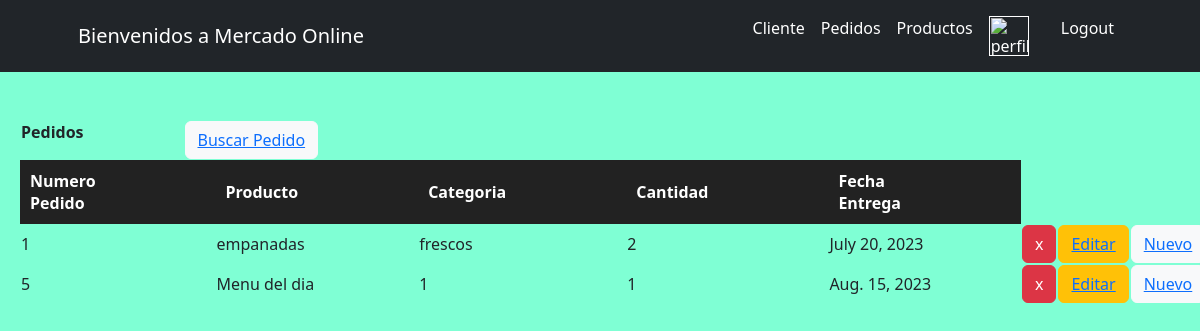
/MercadoApp/Pedidos/, run on an earlier commit of the app's database.
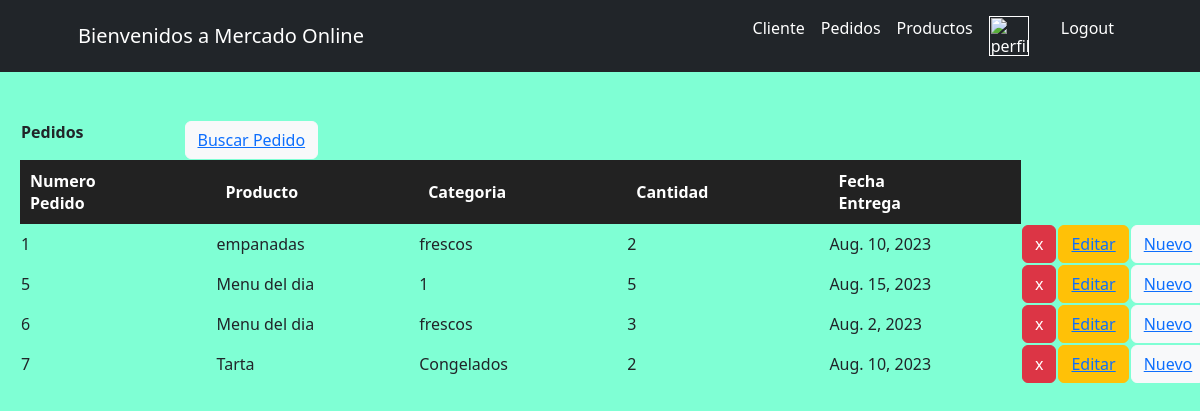
And on a later commit of the database.
### MercadoApp/models.py (models this page shows)
class Pedidos(models.Model):
    numero_pedido = models.IntegerField()
    nombre_producto = models.CharField(max_length=50)
    categoria_producto = models.CharField(max_length=50)
    cantidad = models.IntegerField()
    fecha_entrega = models.DateField()

### MercadoApp/views.py (the view)
# urls.py: path("Pedidos/", pedidos, name="Pedidos"),
def pedidos(request):
    avatar = getavatar(request)
    Pedido = Pedidos.objects.all()
    return render(request, "MercadoApp/Pedidos.html", {"Pedidos":Pedido, "avatar":avatar})

### MercadoApp/views.py (called while the page is built)
def getavatar(request):
    avatar = Avatar.objects.filter(user=request.user.id) #filter, va a buscar algo especifico, va a traer el avatar que le pertenece a ese usuario
    try:
        avatar= avatar[0].image.url # y lo trae como imagen y lo guarda en una variable
    except:
        avatar = None
    return avatar

### MercadoApp/templates/MercadoApp/Pedidos.html (shortened to what this page needs)
<div>
    {% extends "MercadoApp/inicio.html" %}
    {% load static %}
        {% block contenidoQueCambia %}
            <div class="formPedidoFormulario">
            <table id="buscarPedido">
                <th><p>Pedidos</p>
                <th><button class="btn btn-light btnNuevoPedido"><a href="{% url 'getPedido' %}">Buscar Pedido</a></button></th>
            </table>
            <table id="tableInfoPedidos">
                <tr id="tituloTablaPedidos">
                    <th>Numero Pedido</th>
                    <th>Producto</th>
                    <th>Categoria </th>
                    <th>Cantidad   </th>
                    <th>Fecha Entrega</th>
                </tr>
                <tr>
                    {% for pedido in Pedidos %}
                        <tr>
                            <td>{{pedido.numero_pedido}}</td>
                            <td>{{pedido.nombre_producto}}</td>
                            <td>{{pedido.categoria_producto}}</td>
                            <td>{{pedido.cantidad}}</td>
                            <td>{{pedido.fecha_entrega}}</td>
                            <td><button class="btn btn-danger btnEliminar"><a href="{% url 'eliminarPedido' pedido.numero_pedido %}" >x</a></button></td>
                            <td><button class="btn btn-warning btnEditar"><a href="{% url 'editarPedido' pedido.numero_pedido %}" >Editar</a></button></td>
                            <td><button class="btn btn-light btnNuevoPedido"><a href="{% url 'pedidosFormulario' %}" >Nuevo</a></button></td>
                        </tr>
                    {% endfor%}
                </tr>
            </table>
            </div>
        {% endblock %}

### MercadoApp/templates/MercadoApp/inicio.html (shortened to what this page needs)
<!DOCTYPE html>
<html lang="en">
<head>
    {% load static %}
    <link href="{% static 'MercadoApp/css/Jime.css'%}" rel="stylesheet"/>
    <link href="{% static 'MercadoApp/css/bootstrap.min.css'%}" rel="stylesheet"/>
</head>
<body>
    <nav class="navbar navbar-expand-lg  fixed-top bg-dark" id="mainNav">
        <div class="container px-4 px-lg-5">
            <a class="navbar-brand navText" href="#page-top">Bienvenidos a Mercado Online</a>
            <div class="collapse navbar-collapse" id="navbarResponsive">
                <ul class="navbar-nav ms-auto">
                    <li class="nav-item"><a class="nav-link navText" href="{% url 'Cliente' %}">Cliente</a></li>
                    <li class="nav-item"><a class="nav-link navText" href="{% url 'Pedidos' %}">Pedidos</a></li>
                    <li class="nav-item"><a class="nav-link navText" href="{% url 'Productos' %}">Productos</a></li>
                    <li class="nav-item"><a class="nav-link navText" href=""><img src="{{avatar}}" width="40px" alt="perfil"></a></li>
                    <li class="nav-item"><a class="nav-link navText" href="{% url 'perfil' %}">{{user.username}}</a></li>
                    <li class="nav-item"><a class="nav-link navText" href="{% url 'Logout' %}">Logout</a></li>
                </ul>
            </div>
        </div>
    </nav>
    <div class="contenido">
        {% block contenidoQueCambia %}{% endblock %}
    </div>
</body>
</html>

### MercadoApp/static/MercadoApp/css/Jime.css (style rules this page uses)
body { background-color: aquamarine !important; }
.navText { color: white !important; }
.contenido { margin-top: 100px !important; padding: 20px !important; }
#tituloTablaPedidos { background-color: rgb(34, 34,34); color: white; }
#tituloTablaPedidos th { padding: 10px; }
#tableInfoPedidos tr th { padding-right: 120px; }
#buscarPedido tr th { padding-right: 100px; }
.btnEliminar a { border-radius: 15px !important; color: white !important; text-decoration: none !important; }

What changed in the data, as far as the page shows it:
changed Pedidos "empanadas": fecha_entrega "July 20, 2023" → "Aug. 10, 2023"
changed Pedidos "Aug. 15, 2023": cantidad "1" → "5"
added Pedidos: numero_pedido "6", nombre_producto "Menu del dia", categoria_producto "frescos", cantidad "3", fecha_entrega "Aug. 2, 2023"
added Pedidos: numero_pedido "7", nombre_producto "Tarta", categoria_producto "Congelados", cantidad "2", fecha_entrega "Aug. 10, 2023"
